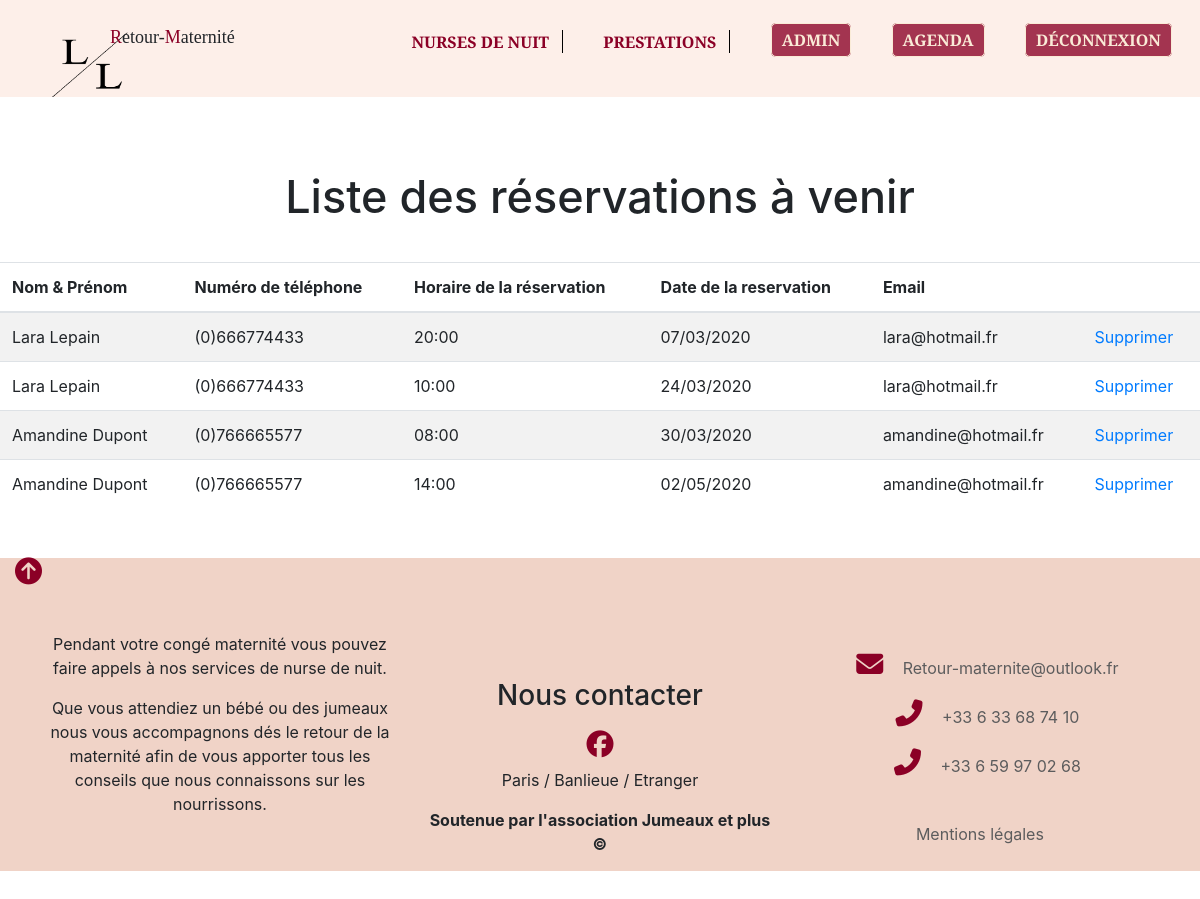
The page /index.php/admin/reservation (signed in) on the database its author committed.
### tables this page shows
CREATE TABLE IF NOT EXISTS `reservation` (
  `Id` int(11) NOT NULL AUTO_INCREMENT,
  `Day` date NOT NULL,
  `Hour` varchar(5) NOT NULL,
  `User_Id` int(11) NOT NULL,
  PRIMARY KEY (`Id`)
);

CREATE TABLE IF NOT EXISTS `users` (
  `id` int(11) NOT NULL AUTO_INCREMENT,
  `FirstName` varchar(60) NOT NULL,
  `LastName` varchar(60) NOT NULL,
  `Birthday` date NOT NULL,
  `Email` varchar(80) NOT NULL,
  `Phone` int(10) NOT NULL,
  `Role` varchar(10) NOT NULL,
  `Password` varchar(120) NOT NULL,
  `Adress` varchar(60) NOT NULL,
  `City` varchar(20) NOT NULL,
  `Zip` int(5) NOT NULL,
  `Country` varchar(50) NOT NULL,
  `CreationTimeStamp` datetime NOT NULL,
  PRIMARY KEY (`id`)
);

### library/MicroKernel.class.php (called while the page is built, shortened)
<?php
class MicroKernel
{
    private $applicationPath;
    private $configuration;
    private $controllerPath;
    public function __construct()
    {
        $this->applicationPath = realpath(ROOT_PATH.'/application');
        $this->configuration   = new Configuration();
        $this->controllerPath  = null;
    }
    public function bootstrap()
    {
        $this->configuration->load('database');
        $this->configuration->load('library');
        return $this;
    }
    public function loadClass($class)
    {
        $class = str_replace('\\', DIRECTORY_SEPARATOR, $class);
        if(substr($class, -10) == 'Controller')
        {
            $filename = "$this->controllerPath/$class.class.php";
        }
        else if(substr($class, -4) == 'Form')
        {
            $filename = "$this->applicationPath/forms/$class.class.php";
        }
        elseif(substr($class, -5) == 'Model')
        {
            $filename = "$this->applicationPath/models/$class.class.php";
        }
        else
        {
            $filename = "$this->applicationPath/classes/$class.class.php";
        }
    }
    public function run(FrontController $frontController)
    {
        try
        {
            $requestPath = $frontController->buildContext($this->configuration);
            $this->controllerPath = "$this->applicationPath/controllers$requestPath";
            $frontController->run();
            $frontController->renderView();
        }
        catch(Exception $exception)
        {
            ob_clean();
            $frontController->renderErrorView
            (
                implode('<br>',
                [
                    $exception->getMessage(),
                    "<strong>Fichier</strong> : ".$exception->getFile(),
                    "<strong>Ligne</strong> : ".$exception->getLine()
                ])
            );
        }
    }
}

### index.php (called while the page is built, shortened)
<?php
require_once 'library/Configuration.class.php';
require_once 'library/Database.class.php';
require_once 'library/FrontController.class.php';
require_once 'library/MicroKernel.class.php';
$microKernel = new MicroKernel();
$microKernel->bootstrap()->run(new FrontController());

### application/controllers/admin/reservation/ReservationController.class.php (called while the page is built, shortened)
<?php
class ReservationController
{
    public function httpGetMethod(Http $http, array $queryFields)
    {
      $reservationModel = new ReservationModel();
      $reservations = $reservationModel-> showReservation();
      return [
        'reservations'=>$reservations
      ];
    }
}

### library/Database.class.php (called while the page is built, shortened)
<?php
class Database
{
	private $pdo;
	public function __construct()
	{
		$configuration = new Configuration();
		$this->pdo = new PDO
		(
			$configuration->get('database', 'dsn'),
			$configuration->get('database', 'user'),
			$configuration->get('database', 'password')
		);
		$this->pdo->exec('SET NAMES UTF8');
	}
    public function query($sql, array $criteria = array())
    {
        $query = $this->pdo->prepare($sql);
        $query->execute($criteria);
        return $query->fetchAll(PDO::FETCH_ASSOC);
    }
}

### library/Configuration.class.php (called while the page is built, shortened)
<?php
class Configuration
{
	private static $registry;
	public function __construct()
	{
		if(Configuration::$registry === null)
		{
			Configuration::$registry = array();
		}
	}
	public function get($filename, $key, $defaultValue = null)
	{
		if(array_key_exists($filename, Configuration::$registry) === true)
		{
			if(array_key_exists($key, Configuration::$registry[$filename]) === true)
			{
				return Configuration::$registry[$filename][$key];
			}
		}
		return $defaultValue;
	}
	public function load($filename)
	{
		Configuration::$registry[$filename] = $config;
	}
}

### application/models/ReservationModel.class.php (called while the page is built, shortened)
<?php
class ReservationModel {
    public function showReservation() {
      $database = new Database();
      $sql = 'SELECT * FROM `reservation`
      INNER JOIN users ON users.id = reservation.User_Id';
      return $database->query($sql, []);
    }
  }
  ?>

### application/www/admin/reservation/ReservationView.phtml (the view, shortened to what this page needs)
<link rel="stylesheet" href="https://maxcdn.bootstrapcdn.com/bootstrap/4.0.0/css/bootstrap.min.css">
<h2 class="title">Liste des réservations à venir</h2>
<table class="table table-striped">
  <thead>
    <tr>
      <th scope="col">Nom & Prénom</th>
      <th scope="col">Numéro de téléphone</th>
      <th scope="col">Horaire de la réservation</th>
      <th scope="col">Date de la reservation</th>
      <th scope="col">Email</th>
      <th>
      </th>
    </tr>
  </thead>
  <tbody>
    <?php foreach($reservations as $reservation) {?>
      <tr>
        <td scope="row"><?=$reservation['FirstName']?> <?=$reservation['LastName']?></td>
        <td>(0)<?=$reservation['Phone']?></td>
        <td><?=$reservation['Hour']?></td>
        <td><?=date('d/m/Y', strtotime($reservation['Day']))?></td>
        <td><?=$reservation['Email']?></td>
        <td>
          <a href="<?=$requestUrl ?>/admin/reservation/delete?id=<?=$reservation['Id']?>"> Supprimer</a>
        </td>
      </tr>
    <?php }?>
  </tbody>
</table>

### library/FrontController.class.php (shortened to what this page needs)
<?php
class FrontController
{
    private $http;
    private $viewData;
    public function __construct()
    {
        $this->http = new Http();
        $this->viewData =
        [
            'template'  => null,
            'variables' =>
            [
                'requestUrl' => $_SERVER['SCRIPT_NAME'],
                'wwwUrl'     => str_replace('index.php', 'application/www', $_SERVER['SCRIPT_NAME'])
            ]
        ];
    }
    public function renderView()
    {
        $this->viewData['template'] = WWW_PATH.
            $this->http->getRequestPath().DIRECTORY_SEPARATOR.
            $this->http->getRequestFile().'View.phtml';
        extract($this->viewData['variables'], EXTR_OVERWRITE);
        if(array_key_exists('_raw_template', $this->viewData['variables']) == true)
        {
            unset($this->viewData['variables']['_raw_template']);
            include $this->viewData['template'];
        }
        else
        {
            include WWW_PATH.'/LayoutView.phtml';
        }
    }
    public function run()
    {
        $controller = new $controllerClass();
        if($this->http->getRequestMethod() == 'GET')
        {
            $fields = $_GET;
            $method = 'httpGetMethod';
        }
        else
        {
            $fields = $_POST;
            $method = 'httpPostMethod';
        }
        $this->viewData['variables'] = array_merge
        (
            $this->viewData['variables'],
            (array) $controller->$method($this->http, $fields)
        );
    }
}

### application/www/LayoutView.phtml (shortened to what this page needs)
<!DOCTYPE html>
<html>
<head>
  <link rel="stylesheet" href="<?= $wwwUrl ?>/css/normalize.css">
  <link rel="stylesheet" href="<?= $wwwUrl ?>/css/style.css">
</head>
<body>
  <nav class="nav-bar-header">
    <ul class="nav-list">
      <li>
        <div class="nav-logo">
          <img src="<?= $wwwUrl ?>/images/logo.png" alt="logo">
          <p><span  class="color-logo">R</span>etour-<span class="color-logo">M</span>aternité</p>
        </div>
      </li>
      <li class="vertical-border"><a href="<?= $requestUrl ?>">Nurses de nuit</a></li>
      <li class="vertical-border"><a href="<?= $requestUrl ?>/prestation">Prestations</a></li>
      <?php if (array_key_exists('firstName', $_SESSION) == false) {?>
        <li><a class="encadrer" href="<?= $requestUrl ?>/user/login">Connexion</a></li>
        <li><a class="encadrer" href="<?= $requestUrl ?>/user/register">Inscription</a></li>
        <li>
        <?php } else {?>
          <?php if($_SESSION['role'] === "admin"){ ?>
            <li><a class="encadrer" href="<?= $requestUrl ?>/admin" class="admin">Admin</a></li>
            <li><a class="encadrer" href="<?= $requestUrl ?>/admin/reservation" class="admin">Agenda</a></li>
            <?php } else { ?>
              <li><a class="encadrer" href="<?= $requestUrl ?>/user/profil">Mon profil</a> </li>
            <?php } ?>
            <li><a class="encadrer" href="<?= $requestUrl ?>/user/logout">Déconnexion</a></li>
          <?php } ?>
        </ul>
      </nav>
      <main>
        <?php include $this->viewData['template'] ?>
      </main>
      <footer>
        <a href="#"><i class="fas fa-arrow-circle-up"></i></a>
        <section class="container-footer">
          <div class="left-f">
            <p>Pendant votre congé maternité vous pouvez faire appels à nos services de nurse de nuit.</p>
            <p>Que vous attendiez un bébé ou des jumeaux nous vous accompagnons dés le retour de la maternité afin de vous apporter tous les conseils que nous connaissons sur les nourrissons.</p><br>
          </div>
          <article class="middle-f">
            <h3>Nous contacter</h3>
            <a href="#"><i class="fab fa-facebook"></i></a>
            <p>Paris / Banlieue / Etranger</p>
            <strong>Soutenue par l'association Jumeaux et plus ©</strong>
          </article>
          <div class="right-f">
            <a href="mailto:retour-maternite@outlook.fr"><i class="fas fa-envelope"></i>  Retour-maternite@outlook.fr</a>
            <a href="tel:+33633687410"><i class="fas fa-phone-alt "></i>  +33 6 33 68 74 10</a>
            <a href="tel:+33659970268"><i class="fas fa-phone-alt"></i>  +33 6 59 97 02 68</a><br>
            <a href="#">Mentions légales</a>
          </div>
        </section>
      </footer>
    </body>
    </html>

### application/www/css/style.css (style rules this page uses)
* { box-sizing: border-box; }
body { background-color: #FDEFE9; color : #404040;; margin: 0; font-family: 'Quicksand', sans-serif; font-size: 16px; line-height: 1.4; }
img { max-width: 100%; }
.title { font-size: 45px; text-align: center; padding-top: 30px; padding-bottom: 30px; }
a { text-decoration: none; color: #8b0026; }
ul { list-style: none; padding-left: 0; }
ul a { text-decoration: none; list-style: none; color: #8b0026; font-weight: bold; text-transform: uppercase; }
.nav-bar-header { display: flex; font-family: 'Playfair Display', serif; flex-wrap: nowrap; font-size: 1rem; position: fixed; width: 100%; overflow: hidden; top: 0; left: 0; right: 0; background-color: #FDEFE9; z-index: 1; padding: 28px; }
.nav-logo { position: absolute; left: 20px; top: 25px; }
.nav-logo img { width : 150px; }
.nav-logo p { position: absolute; left: 90px; top: -1px; width: 145px; font-size: 18px; }
.color-logo { color: #8b0026; }
.nav-list { display: flex; flex-wrap: nowrap; justify-content: space-between; margin-left: auto; align-items: flex-end; width: 70%; }
.vertical-border { height: 23px; padding-right: 13px; border-right: 1px solid black; }
.encadrer { border: 1px solid; padding: 5px 10px; border-radius: 5px; background-color: #8b0026c7; color: antiquewhite; }
.title { margin-top: 140px; }
h2 { font-size: 40px; text-align: center; padding-top: 25px; }
footer { background-color: #F0D3C7; margin-top: 50px; }
.container-footer { margin: 30px; display: flex; flex-wrap: nowrap; align-items: flex-end; }
.left-f , .middle-f , .right-f { width: 33.33%; padding: 15px; text-align: center; }
.left-f a, .right-f a, .middle-f a { text-decoration: none; color : #5C5C5D; }
h3 { text-align: center; }
.middle-f i, .right-f a { display: block; padding: 10px; }
.fas , .fab, .far { font-size: 27px; color: #8b0026; margin-right: 15px; margin-left: 15px; }

### rows shown on the page
reservation: User_Id.FirstName "Lara", User_Id.LastName "Lepain", User_Id.Phone "666774433", Hour "20:00", Day "07/03/2020", User_Id.Email "lara@hotmail.fr"
reservation: User_Id.FirstName "Lara", User_Id.LastName "Lepain", User_Id.Phone "666774433", Hour "10:00", Day "24/03/2020", User_Id.Email "lara@hotmail.fr"
reservation: User_Id.FirstName "Amandine", User_Id.LastName "Dupont", User_Id.Phone "766665577", Hour "08:00", Day "30/03/2020", User_Id.Email "amandine@hotmail.fr"
reservation: User_Id.FirstName "Amandine", User_Id.LastName "Dupont", User_Id.Phone "766665577", Hour "14:00", Day "02/05/2020", User_Id.Email "amandine@hotmail.fr"
